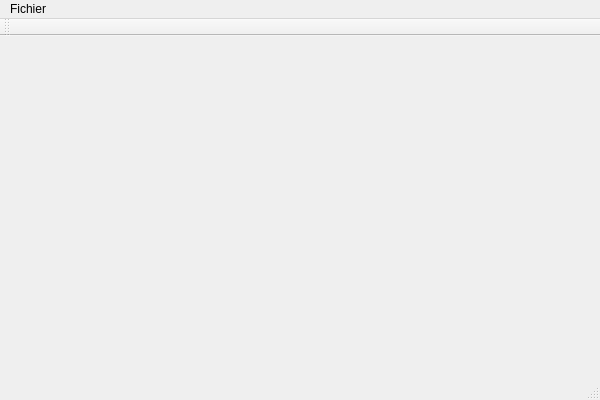
<?xml version="1.0" encoding="UTF-8"?>
<ui version="4.0">
 <class>MainWindow</class>
 <widget class="QMainWindow" name="MainWindow">
  <property name="geometry">
   <rect>
    <x>0</x>
    <y>0</y>
    <width>600</width>
    <height>400</height>
   </rect>
  </property>
  <property name="windowTitle">
   <string>MainWindow</string>
  </property>
  <widget class="QWidget" name="centralWidget"/>
  <widget class="QMenuBar" name="menuBar">
   <property name="geometry">
    <rect>
     <x>0</x>
     <y>0</y>
     <width>600</width>
     <height>25</height>
    </rect>
   </property>
   <widget class="QMenu" name="menuFichier">
    <property name="title">
     <string>Fichier</string>
    </property>
    <addaction name="actionQuitter"/>
   </widget>
   <addaction name="menuFichier"/>
  </widget>
  <widget class="QToolBar" name="mainToolBar">
   <attribute name="toolBarArea">
    <enum>TopToolBarArea</enum>
   </attribute>
   <attribute name="toolBarBreak">
    <bool>false</bool>
   </attribute>
  </widget>
  <widget class="QStatusBar" name="statusBar"/>
  <action name="actionQuitter">
   <property name="text">
    <string>Quitter</string>
   </property>
  </action>
 </widget>
 <layoutdefault spacing="6" margin="11"/>
 <resources/>
 <connections/>
</ui>
